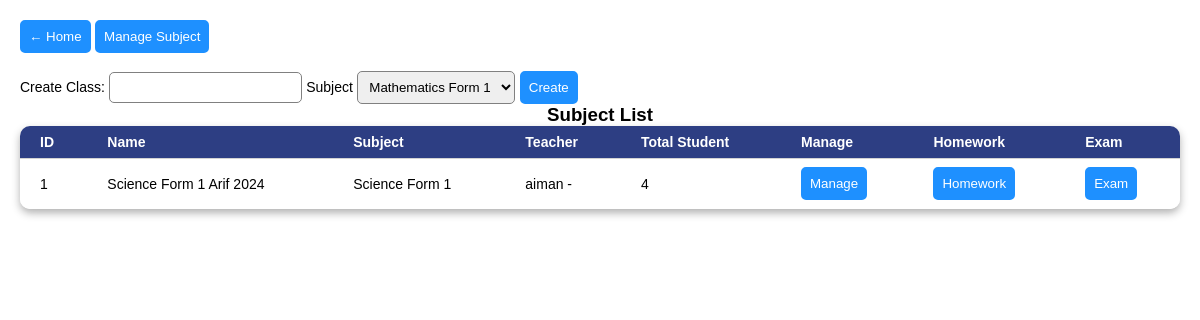
The app's page /class.php (signed in) with its own data.
### tables this page shows
CREATE TABLE `class` (
  `rowid` bigint(20) NOT NULL,
  `teacher_rowid` bigint(20) NOT NULL DEFAULT 0 COMMENT 'Refer to user.rowid',
  `subject_rowid` bigint(20) NOT NULL DEFAULT 0 COMMENT 'Refer to subject.rowid',
  `name` varchar(100) NOT NULL,
  `create_date` datetime NOT NULL DEFAULT current_timestamp()
);

CREATE TABLE `subject` (
  `rowid` bigint(20) NOT NULL,
  `name` varchar(100) NOT NULL,
  `create_date` datetime NOT NULL DEFAULT current_timestamp(),
  `create_user` bigint(20) NOT NULL DEFAULT 0 COMMENT 'Refer to user.rowid'
);

### server/db.class.php (called while the page is built, shortened)
<?php
    class db {
        public $conn;
        private $hostname = "localhost";
        private $databasename = "educonnect";
        private $username = "root";
        private $password = "";
        function __construct($hostname = "", $databasename = "", $username = "", $password = "") {
            try {
                $this->hostname = $hostname != "" ? $hostname : $this->hostname;
                $this->databasename = $databasename != "" ? $databasename : $this->databasename;
                $this->password = $password != "" ? $password : $this->password;
                $this->conn = new PDO("mysql:host=$this->hostname; dbname=$this->databasename", $this->username, $this->password);
                $this->conn->exec("SET CHARACTER SET utf8");
            } catch (Exception $e) {
                $this->add_error_msg($e->getMessage());
            }
        }
        function sql_select($sql) {
            $return = [];
            try{
                $result = $this->conn->query($sql);
                if ($result !== false) {
                    $cols = $result->columnCount();
                    $count = 0;
                    foreach ($result as $row) {
                        $return[$count] = $this->sql_select_clearance($cols, $row);
                        $count++;
                    }
                } else {
                    throw new PDOException("[Error] Wrong SQL");
                }
            }
            catch(PDOException $e) {
                $this->sql_select_result = false;
                $this->sql_select_reason = $e->getMessage();
                $this->add_error_msg($e->getMessage());
                return [];
            }
            return $return;
        }
        function sql_select_clearance($length, $arr) {
            for($l = 0; $l < $length; $l++) {
                unset($arr[$l]);
            }
            return $arr;
        }
    }

### server/subject.class.php (the view, shortened to what this page needs)
<?php
class subject {
  private $db;
  function __construct() {
    $this->db = new db();
  }
  function option() {
    try {
      $ret_html = '';
      foreach ($this->db->sql_select("SELECT rowid, `name` FROM `subject`") as $val) {
        $ret_html .= "<option value='" . $val['rowid'] . "'>" . $val['name'] . "</option>";
      }
      return $ret_html;
    } catch (Exception $e) {
      $this->add_error_msg($e->getMessage());
      return "";
    }
  }
}

### server/classs.class.php (shortened to what this page needs)
<?php
class classs{
  private $db;
  function __construct() {
    $this->db = new db();
  }
  function tc_list() {
    $ret_html = "<tr>"
      .  "<th>ID</th>"
      .  "<th>Name</th>"
      .  "<th>Subject</th>"
      .  "<th>Teacher</th>"
      .  "<th>Total Student</th>"
      .  "<th>Manage</th>"
      .  "<th>Homework</th>"
      .  "<th>Exam</th>"
      ."</tr>";
    try {
      foreach ($this->db->sql_select("SELECT A.rowid, A.name, CONCAT(B.userid, ' - ', B.fullname) AS teacher, C.name AS `subject`, (SELECT COUNT(*) FROM class_student WHERE class_rowid=A.rowid) AS student FROM class A LEFT JOIN user B ON A.teacher_rowid=B.rowid LEFT JOIN `subject` C ON A.subject_rowid=C.rowid") as $val) {
        $ret_html .= "<tr>"
          .  "<td>" . $val['rowid'] . "</td>"
          .  "<td>" . $val['name'] . "</td>"
          .  "<td>" . $val['subject'] . "</td>"
          .  "<td>" . $val['teacher'] . "</td>"
          .  "<td>" . $val['student'] . "</td>"
          .  "<td><button onclick=\"manage_class('" . $val['rowid'] . "')\">Manage</button></td>"
          .  "<td><button>Homework</button></td>"
          .  "<td><button>Exam</button></td>"
          ."</tr>";
      }
    } catch (Exception $e) {
      $this->add_error_msg($e->getMessage());
      $ret_html .= "<tr><td colspan='20'>No Class</td></tr>";
    }
    return $ret_html;
  }
}

### css/setup.css (style rules this page uses)
body { margin: 0px; font-family: Arial; }
.table2 td, .table2 th { padding: 5px 20px; text-align: left; }
.table2 td { height: 50px; background: white; border-top: 1px solid lightgray; font-size: 14px; }
.table2 th { font-family: Arial; font-size: 14px; font-weight: bold; padding: 8px 20px; background-color: #2d3e83; color: white; }
.table2 th:first-child { border-top-left-radius: 10px; }
.table2 tr:last-child { border-bottom-left-radius: 10px; border-bottom-right-radius: 10px; }
.table2 th:last-child { border-top-right-radius: 10px; }
.table2 tr:last-child td:first-child { border-bottom-left-radius: 10px; }
.table2 tr:last-child td:last-child { border-bottom-right-radius: 10px; }

### class.php (style rules this page uses)
button { padding: 7px; border-radius: 5px; border: 2px solid dodgerblue; background: dodgerblue; color: white; }

### records on screen
class: rowid "1", name "Science Form 1 Arif 2024", subject.name "Science Form 1", teacher "aiman -", student "4"

### other values on screen
form field value "Mathematics Form 1"
